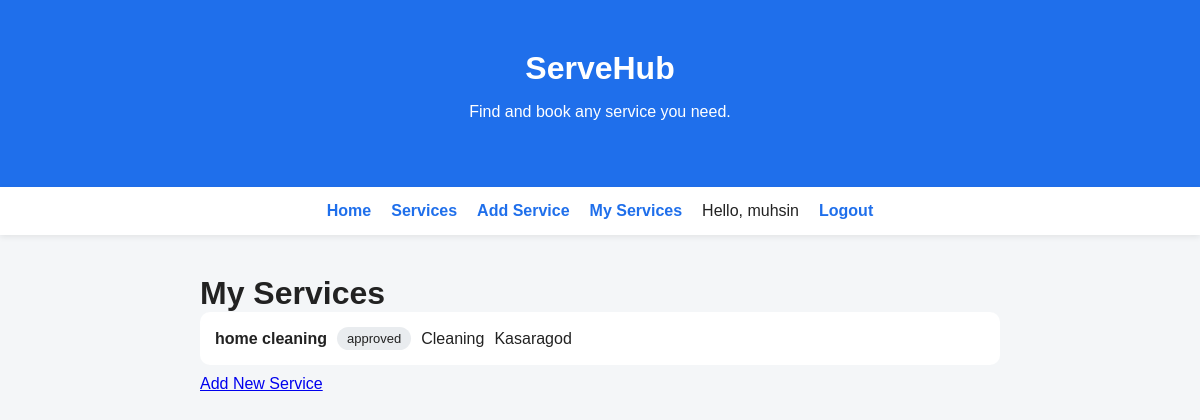
The page /my-services (signed in) on the database its author committed.
### app/models.py (models this page shows, shortened)
class User(UserMixin, db.Model):
    id = db.Column(db.Integer, primary_key=True)
    name = db.Column(db.String(120), nullable=False)
    email = db.Column(db.String(120), unique=True, nullable=False)
    password_hash = db.Column(db.String(255), nullable=False)
    role = db.Column(db.String(20), default="customer")
    is_verified = db.Column(db.Boolean, default=False)

class Service(db.Model):
    id = db.Column(db.Integer, primary_key=True)
    provider_id = db.Column(db.Integer, db.ForeignKey("user.id"), nullable=False)
    category_id = db.Column(db.Integer, db.ForeignKey("category.id"), nullable=False)
    title = db.Column(db.String(200), nullable=False)
    description = db.Column(db.Text, nullable=False)
    city = db.Column(db.String(100))
    price_type = db.Column(db.String(20), default="fixed")
    price = db.Column(db.Float)
    status = db.Column(db.String(20), default="pending")
    created_at = db.Column(db.DateTime, default=db.func.now())
    provider = db.relationship("User", backref="services")

class Category(db.Model):
    id = db.Column(db.Integer, primary_key=True)
    name = db.Column(db.String(100), nullable=False)
    slug = db.Column(db.String(100), unique=True, nullable=False)
    services = db.relationship("Service", backref="category", lazy=True)

### app/routes/services.py (the view)
@services.route("/my-services")
@login_required
def my_services():
    if current_user.role != "provider":
        flash("Only service providers can view this page.")
        return redirect(url_for("main.home"))
    services = Service.query.filter_by(provider_id=current_user.id).all()
    return render_template("my_services.html", services=services)

### app/models.py (called while the page is built)
@login_manager.user_loader
def load_user(user_id):
    return db.session.get(User, int(user_id))

### app/templates/my_services.html
{% extends "base.html" %}
{% block content %}
<h1>My Services</h1>
{% for service in services %}
  <div class="user-card">
    <strong>{{ service.title }}</strong>
    <span class="badge">{{ service.status }}</span>
    <span>{{ service.category.name }}</span>
    <span>{{ service.city }}</span>
  </div>
{% else %}
  <p>You have not added any services yet.</p>
{% endfor %}
<a href="{{ url_for('services.add') }}">Add New Service</a>
{% endblock %}

### app/templates/base.html (shortened to what this page needs)
<!DOCTYPE html>
<html lang="en">
<head>
  <link rel="stylesheet" href="{{ url_for('static', filename='css/style.css') }}">
</head>
<body>
  <header>
    <h1>ServeHub</h1>
    <p>Find and book any service you need.</p>
  </header>
  <nav class="navbar">
    <a href="{{ url_for('main.home') }}">Home</a>
    <a href="{{ url_for('services.browse') }}">Services</a>
    {% if current_user.is_authenticated %}
      {% if current_user.role == 'provider' %}
        <a href="{{ url_for('services.add') }}">Add Service</a>
        <a href="{{ url_for('services.my_services') }}">My Services</a>
      {% endif %}
      <span>Hello, {{ current_user.name }}</span>
      <a href="{{ url_for('auth.logout') }}">Logout</a>
    {% else %}
      <a href="{{ url_for('auth.login') }}">Login</a>
      <a href="{{ url_for('auth.register') }}">Register</a>
    {% endif %}
  </nav>
  <main>
    {% block content %}{% endblock %}
  </main>
</body>
</html>

### app/static/css/style.css (style rules this page uses)
body { margin: 0; font-family: Arial, sans-serif; background: #f4f6f8; color: #222; }
header { background: #1f6feb; color: white; padding: 50px 20px; text-align: center; }
main { max-width: 800px; margin: 40px auto; padding: 0 20px; }
h1 { margin: 0; }
.navbar { display: flex; justify-content: center; gap: 20px; background: white; padding: 15px; box-shadow: 0 2px 6px rgba(0, 0, 0, 0.08); }
.navbar a { color: #1f6feb; text-decoration: none; font-weight: bold; }
.user-card { background: white; padding: 15px; border-radius: 10px; margin-bottom: 10px; display: flex; align-items: center; gap: 10px; flex-wrap: wrap; }
.badge { background: #e9ecef; padding: 4px 10px; border-radius: 20px; font-size: 13px; }

### rows shown on the page
User: name "muhsin"
Service: title "home cleaning", status "approved", category.name "Cleaning", city "Kasaragod"
